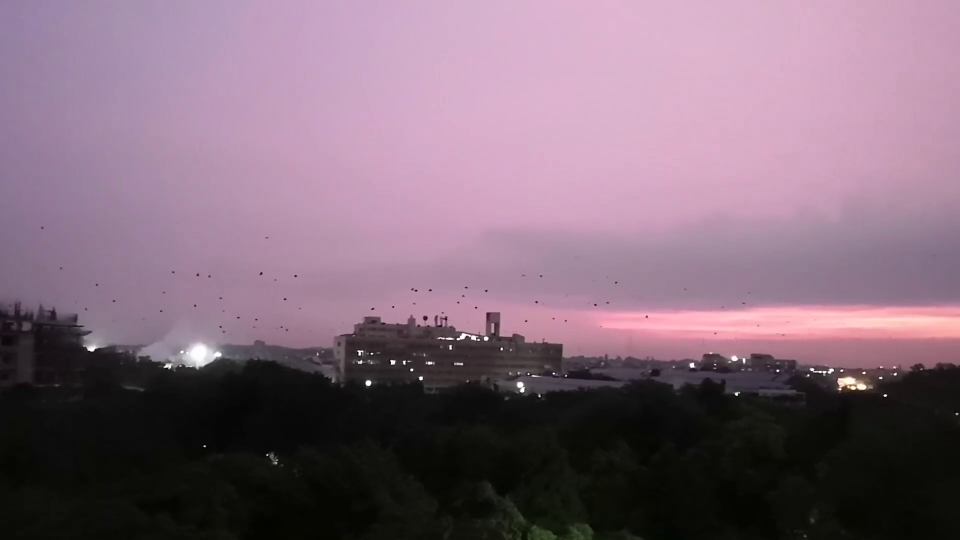
#> input picture frame 37 of data/night_time_video_iitd.mp4, 1920 x 1080 px (shown at 1/2 size)
$ python Video.py
#> lines starting #> are read from the running program, lines starting #| are printed output that depends on the picture
#> in video_enhance, frame is the input picture: shape (1080, 1920, 3); mean B, G, R 120.9, 104.8, 129
#!/usr/bin/env python
# coding: utf-8

# In[1]:


from skimage.exposure import equalize_adapthist
import cv2
import numpy as np
from utils import read_image
import os
from PIL import Image


# In[2]:


file = './data/night_time_video_iitd.mp4'
file_rgb = './data/rgb_equalized_night_time_video_iitd.mp4'
file_hsv = './data/hsv_equalized_night_time_video_iitd.mp4'


# In[3]:


def convert_to_night_mode_rgb(image):
    ib, ig, ir = cv2.split(image)
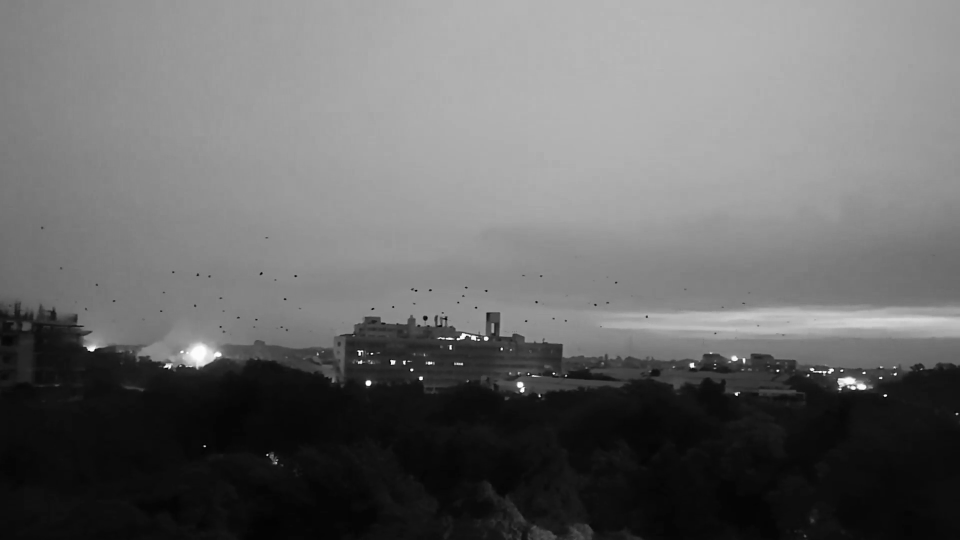
#> ig: shape (1080, 1920) (shown at 1/2 size); min 0, max 255, mean 104.8
    r, g, b = equalize_adapthist(np.array([ir, ig, ib]))
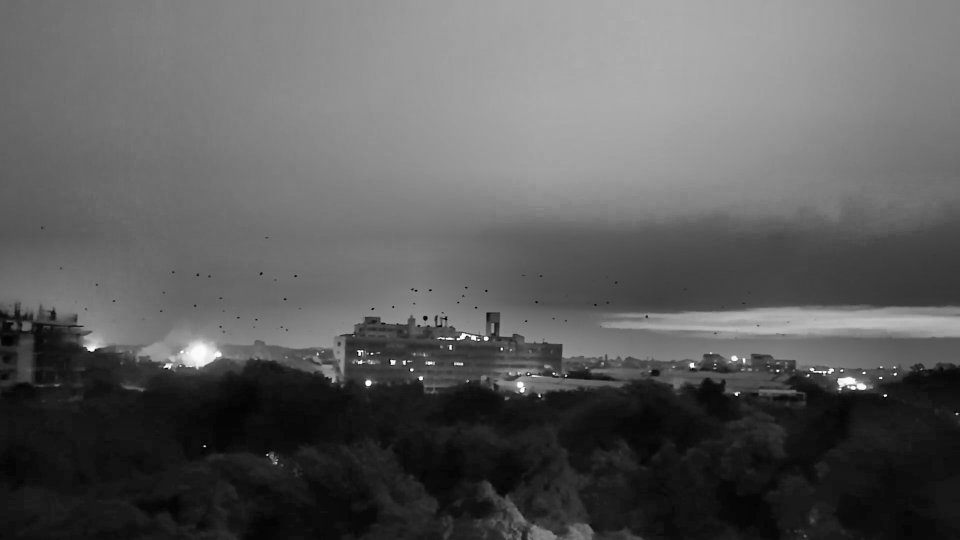
#> g: shape (1080, 1920) float64 (shown at 1/2 size); min 0, max 1, mean 0.362
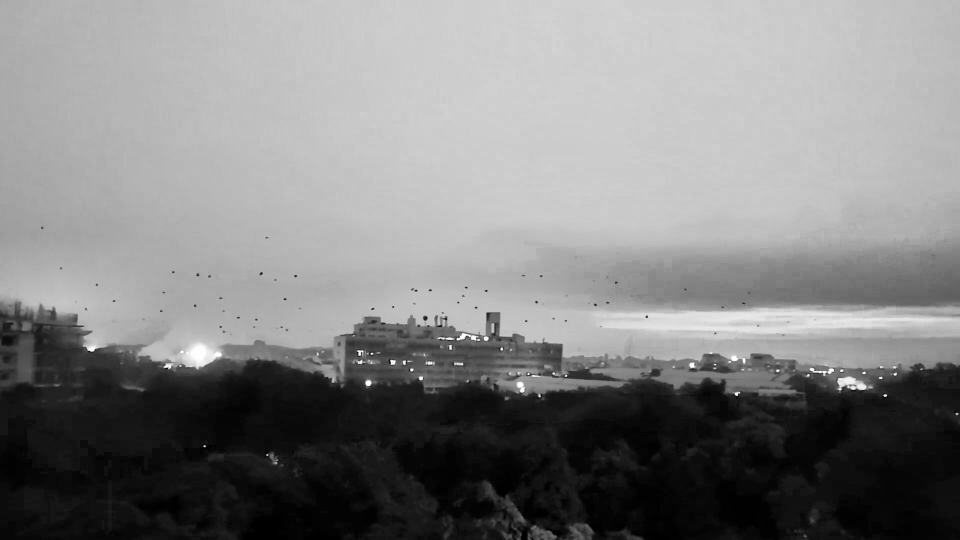
#> b: shape (1080, 1920) float64 (shown at 1/2 size); min 0, max 0.999, mean 0.514
    image = np.dstack([b*255, g*255, r*255]).astype('uint8')
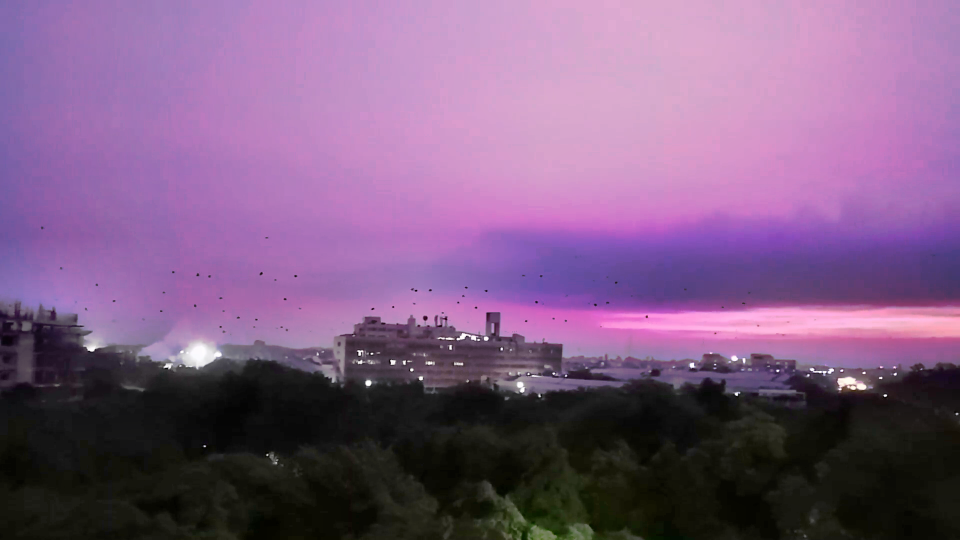
#> image: shape (1080, 1920, 3) (shown at 1/2 size); mean of channels 0, 1, 2 130.4, 91.9, 126.7; drawn as B, G, R
    return image

def convert_to_night_mode_hsv(image):
    h, s, v = cv2.split(cv2.cvtColor(image, cv2.COLOR_BGR2HSV))
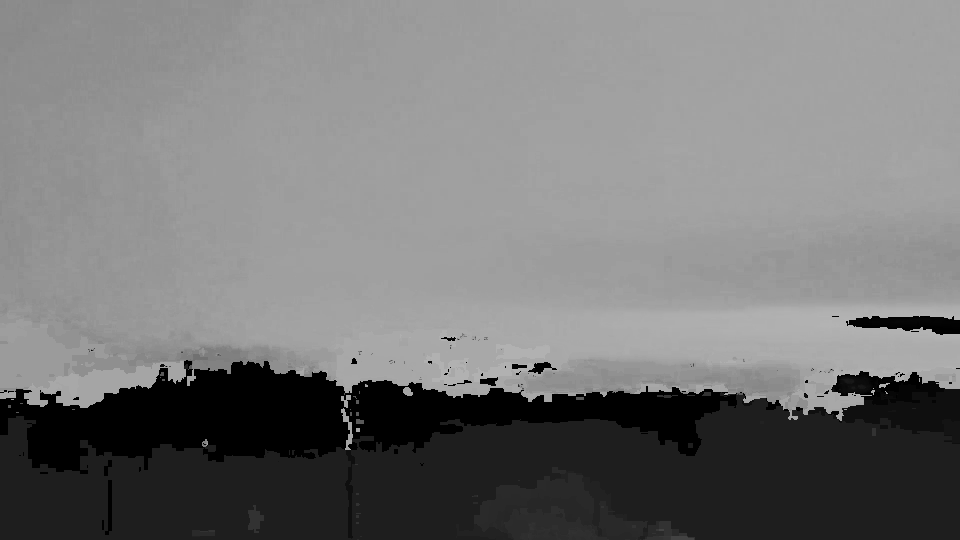
#> h: shape (1080, 1920) (shown at 1/2 size); min 0, max 179, mean 118.8
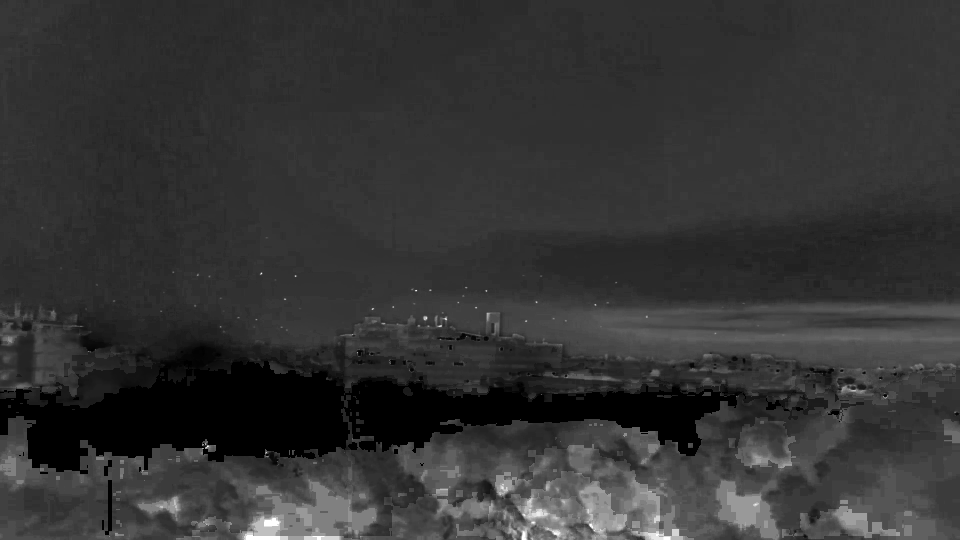
#> s: shape (1080, 1920) (shown at 1/2 size); min 0, max 255, mean 52
    v = (equalize_adapthist(v)*255).astype('uint8')
    return cv2.cvtColor(cv2.merge([h, s, v]), cv2.COLOR_HSV2BGR).astype('uint8')
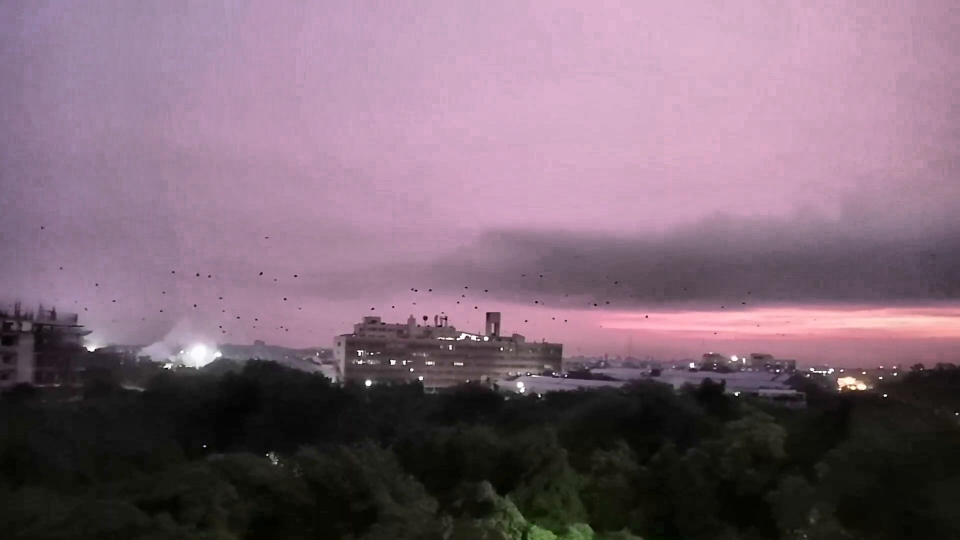
#> returned value: shape (1080, 1920, 3) (shown at 1/2 size); mean of channels 0, 1, 2 117.8, 102.9, 126.4; drawn as B, G, R


# In[4]:


def video_enhance(file, file_rgb, file_hsv):

    video = cv2.VideoCapture(file)

    frame = int(video.get(cv2.CAP_PROP_FPS))
    h = int(video.get(cv2.CAP_PROP_FRAME_HEIGHT))
    w = int(video.get(cv2.CAP_PROP_FRAME_WIDTH))

    out_rgb = cv2.VideoWriter(file_rgb, cv2.VideoWriter_fourcc(*'MP4V'), frame, (w, h))
    out_hsv = cv2.VideoWriter(file_hsv, cv2.VideoWriter_fourcc(*'MP4V'), frame, (w, h))

    current = 0
    while True:
        ret, frame = video.read()
        if ret:
            out_rgb.write(convert_to_night_mode_rgb(frame))
            out_hsv.write(convert_to_night_mode_hsv(frame))
        else:
            break
        current += 1
        if current%30==0:
            print(current)
    out_rgb.release()
    out_hsv.release()
    video.release()


# In[5]:


#> (the run stopped early here; a loop or call above may not have finished)
